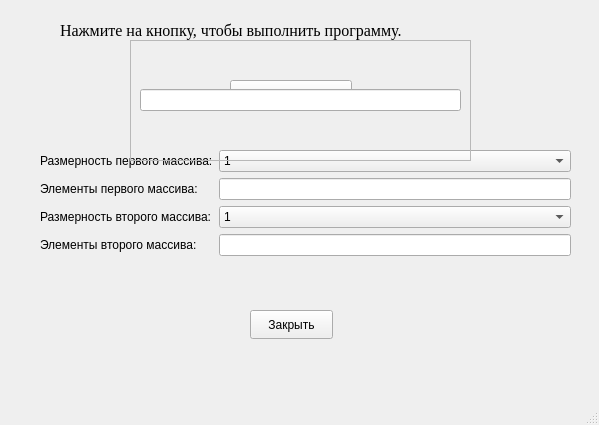
<?xml version="1.0" encoding="UTF-8"?>
<ui version="4.0">
 <class>MainWindow</class>
 <widget class="QMainWindow" name="MainWindow">
  <property name="geometry">
   <rect>
    <x>0</x>
    <y>0</y>
    <width>599</width>
    <height>425</height>
   </rect>
  </property>
  <property name="windowTitle">
   <string>MainWindow</string>
  </property>
  <widget class="QWidget" name="centralwidget">
   <widget class="QPushButton" name="pushButton">
    <property name="enabled">
     <bool>true</bool>
    </property>
    <property name="geometry">
     <rect>
      <x>230</x>
      <y>80</y>
      <width>122</width>
      <height>31</height>
     </rect>
    </property>
    <property name="font">
     <font>
      <family>Georgia</family>
      <pointsize>12</pointsize>
     </font>
    </property>
    <property name="cursor">
     <cursorShape>ArrowCursor</cursorShape>
    </property>
    <property name="focusPolicy">
     <enum>Qt::NoFocus</enum>
    </property>
    <property name="text">
     <string>Выполнить!</string>
    </property>
   </widget>
   <widget class="QLabel" name="label">
    <property name="geometry">
     <rect>
      <x>60</x>
      <y>20</y>
      <width>473</width>
      <height>22</height>
     </rect>
    </property>
    <property name="font">
     <font>
      <family>Georgia</family>
      <pointsize>12</pointsize>
     </font>
    </property>
    <property name="text">
     <string>&lt;html&gt;&lt;head/&gt;&lt;body&gt;&lt;p&gt;&lt;span style=&quot; font-size:12pt;&quot;&gt;Нажмите на кнопку, чтобы выполнить программу.&lt;/span&gt;&lt;/p&gt;&lt;/body&gt;&lt;/html&gt;</string>
    </property>
   </widget>
   <widget class="QWidget" name="verticalWidget" native="true">
    <property name="geometry">
     <rect>
      <x>40</x>
      <y>150</y>
      <width>531</width>
      <height>161</height>
     </rect>
    </property>
    <layout class="QFormLayout" name="formLayout">
     <item row="1" column="0">
      <widget class="QLabel" name="label1">
       <property name="text">
        <string>Размерность первого массива:</string>
       </property>
      </widget>
     </item>
     <item row="2" column="0">
      <widget class="QLabel" name="label_2">
       <property name="text">
        <string>Элементы первого массива:</string>
       </property>
      </widget>
     </item>
     <item row="2" column="1">
      <widget class="QLineEdit" name="line3_2"/>
     </item>
     <item row="3" column="0">
      <widget class="QLabel" name="label2">
       <property name="text">
        <string>Размерность второго массива:</string>
       </property>
      </widget>
     </item>
     <item row="5" column="0">
      <widget class="QLabel" name="label_3">
       <property name="text">
        <string>Элементы второго массива:</string>
       </property>
      </widget>
     </item>
     <item row="5" column="1">
      <widget class="QLineEdit" name="line4"/>
     </item>
     <item row="1" column="1">
      <widget class="QComboBox" name="comboBox">
       <item>
        <property name="text">
         <string>1</string>
        </property>
       </item>
       <item>
        <property name="text">
         <string>2</string>
        </property>
       </item>
       <item>
        <property name="text">
         <string>3</string>
        </property>
       </item>
       <item>
        <property name="text">
         <string>4</string>
        </property>
       </item>
       <item>
        <property name="text">
         <string>5</string>
        </property>
       </item>
       <item>
        <property name="text">
         <string>6</string>
        </property>
       </item>
       <item>
        <property name="text">
         <string>7</string>
        </property>
       </item>
       <item>
        <property name="text">
         <string>8</string>
        </property>
       </item>
       <item>
        <property name="text">
         <string>9</string>
        </property>
       </item>
      </widget>
     </item>
     <item row="3" column="1">
      <widget class="QComboBox" name="comboBox_2">
       <item>
        <property name="text">
         <string>1</string>
        </property>
       </item>
       <item>
        <property name="text">
         <string>2</string>
        </property>
       </item>
       <item>
        <property name="text">
         <string>3</string>
        </property>
       </item>
       <item>
        <property name="text">
         <string>4</string>
        </property>
       </item>
       <item>
        <property name="text">
         <string>5</string>
        </property>
       </item>
       <item>
        <property name="text">
         <string>6</string>
        </property>
       </item>
       <item>
        <property name="text">
         <string>7</string>
        </property>
       </item>
       <item>
        <property name="text">
         <string>8</string>
        </property>
       </item>
       <item>
        <property name="text">
         <string>9</string>
        </property>
       </item>
      </widget>
     </item>
    </layout>
   </widget>
   <widget class="QFrame" name="frame">
    <property name="geometry">
     <rect>
      <x>130</x>
      <y>40</y>
      <width>341</width>
      <height>121</height>
     </rect>
    </property>
    <property name="frameShape">
     <enum>QFrame::StyledPanel</enum>
    </property>
    <property name="frameShadow">
     <enum>QFrame::Raised</enum>
    </property>
    <layout class="QVBoxLayout" name="verticalLayout">
     <item alignment="Qt::AlignVCenter">
      <widget class="QLineEdit" name="line3">
       <property name="maximumSize">
        <size>
         <width>16777215</width>
         <height>31</height>
        </size>
       </property>
      </widget>
     </item>
    </layout>
   </widget>
   <widget class="QPushButton" name="pushButton_2">
    <property name="geometry">
     <rect>
      <x>250</x>
      <y>310</y>
      <width>83</width>
      <height>29</height>
     </rect>
    </property>
    <property name="text">
     <string>Закрыть</string>
    </property>
   </widget>
  </widget>
  <widget class="QMenuBar" name="menubar">
   <property name="geometry">
    <rect>
     <x>0</x>
     <y>0</y>
     <width>599</width>
     <height>25</height>
    </rect>
   </property>
  </widget>
  <widget class="QStatusBar" name="statusbar"/>
 </widget>
 <resources/>
 <connections>
  <connection>
   <sender>pushButton</sender>
   <signal>clicked()</signal>
   <receiver>MainWindow</receiver>
   <slot>show()</slot>
   <hints>
    <hint type="sourcelabel">
     <x>252</x>
     <y>176</y>
    </hint>
    <hint type="destinationlabel">
     <x>77</x>
     <y>107</y>
    </hint>
   </hints>
  </connection>
 </connections>
</ui>
